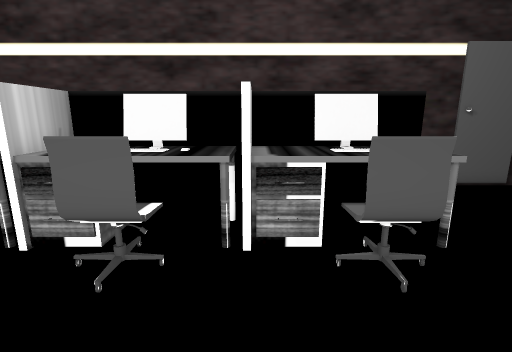
View 1 (above)

19 first-person views from a walk through a scene from a Unity 3-D project. The camera is 1.5 m above the floor, tilts 12° down and sees 85° across. The floor is counted in squares, 0.5 m on a side. Each view is taken from the middle of a square. On the plan, view 1 faces up. The plan holds only what a view shows up to about 20 squares ahead; the rest is blank. The place goes on beyond the plan. The player is left out. Some animated figures are not drawn.

View 2
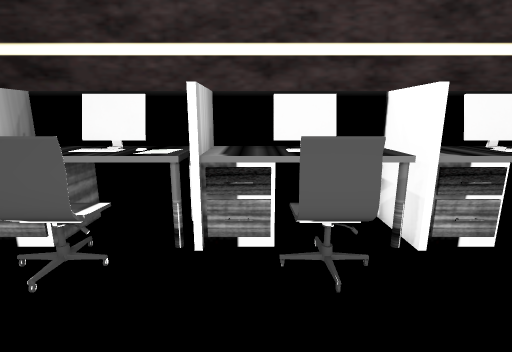

View 3
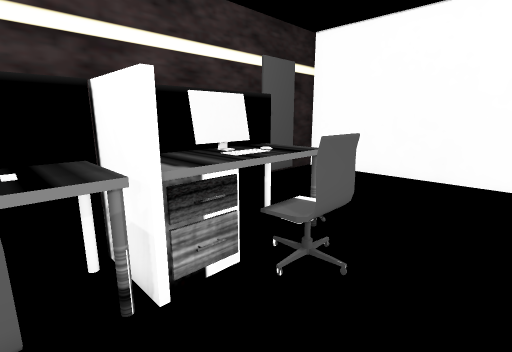

View 4
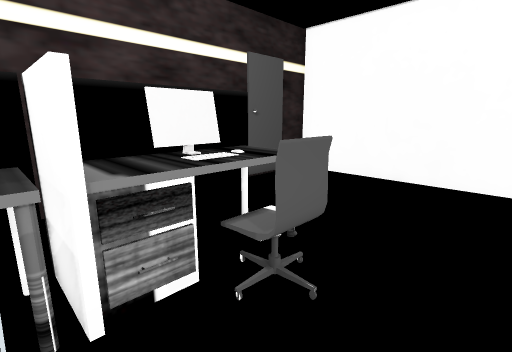

View 5
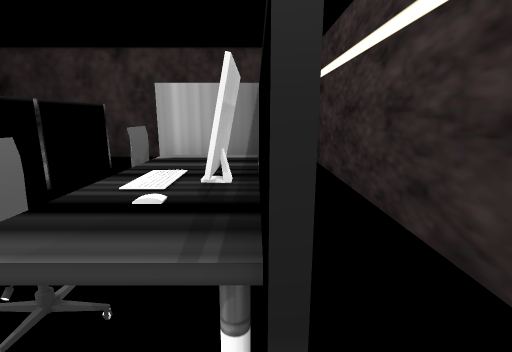

View 6
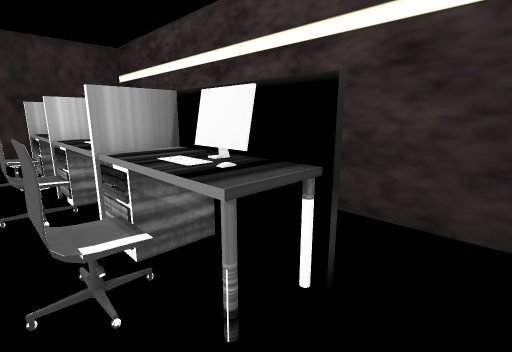

View 7
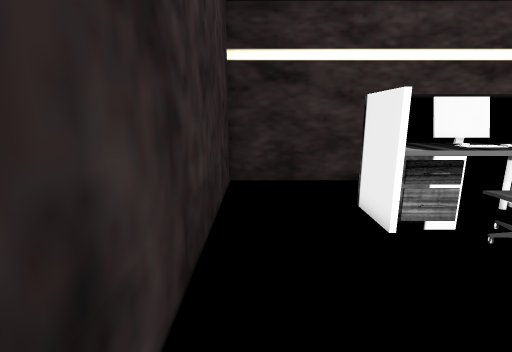

View 8
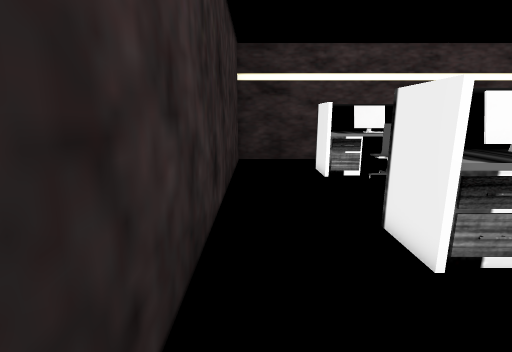

View 9
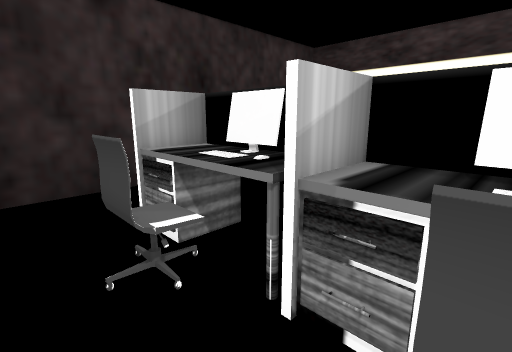

View 10
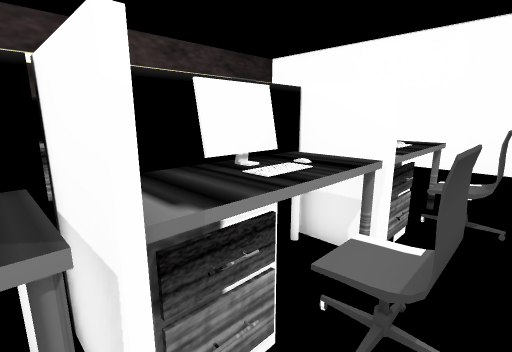

View 11
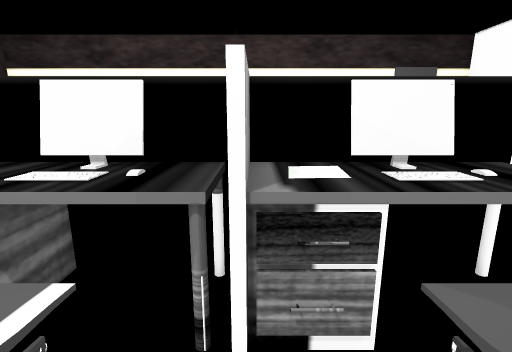

View 12
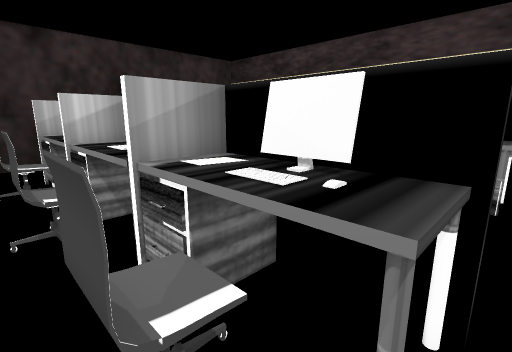

View 13
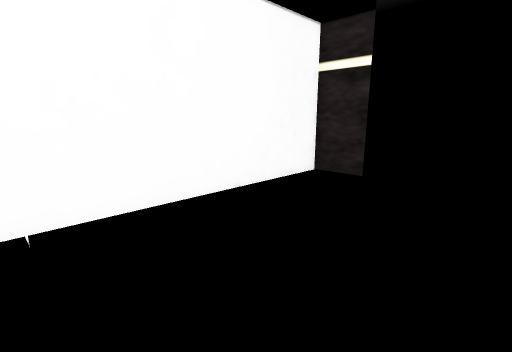

View 14
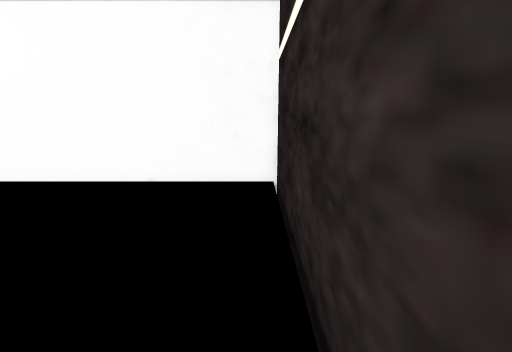

View 15
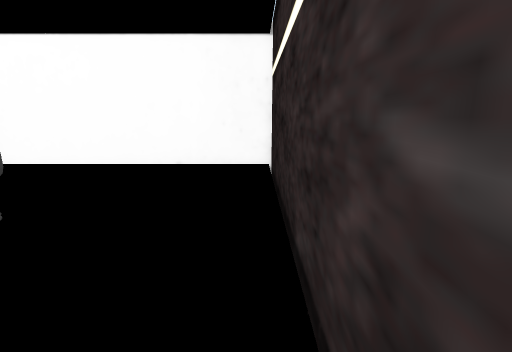

View 16
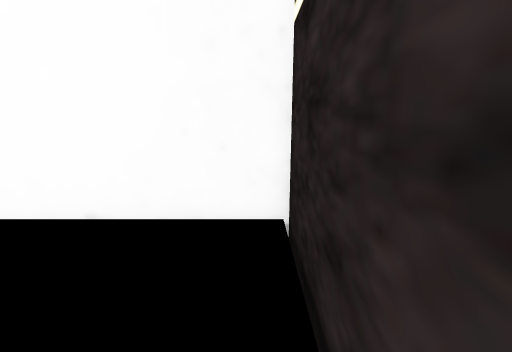

View 17
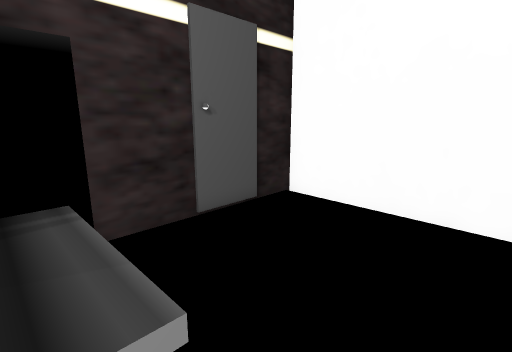

View 18
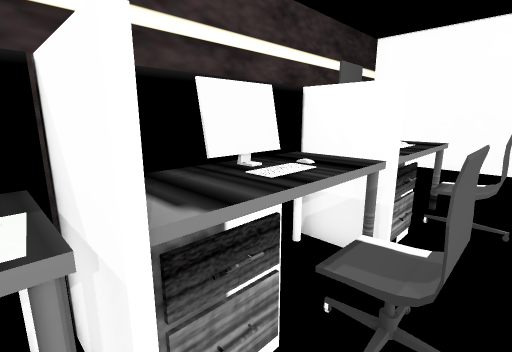

View 19
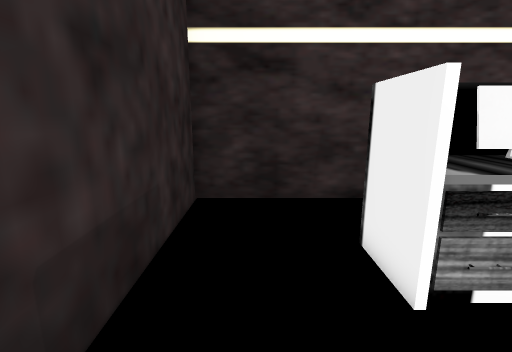

### Floor plan
Key: @ floor where view 1 was taken; # wall or solid block; . floor; = window, fence, low wall or low ledge; ^ raised ledge; C computer; H chair; O other object.
Columns run from 15 left of view 1 to 13 right of it. Each row starts with its distance up from view 1.
 12 #############################
 11 #                           #
 10 #                           #
  9 #                           #
  8 #    ###############..      #
  7 #    ^^CCO^^CC^#^##^.       #
  6 #   #^^#^O^^##^^^##^.       #
  5 #      HH  .HH  .HH.        #
  4 #      HH.  HH   HH   .     #
  3 #                           #
  2 # .          ..             #
  1 #                  .        #
  0 #          .   @            #
 -1 #.  ################.       #
 -2 #   #^^CC^^^CC^#O##^.       #
 -3 #   #^^#H^^^#H^#=#H^.       #
 -4 #     .HH  .HH. .HH         #
 -5 #      HH.  HH   HH .       #
 -6 #           .  .            #
 -7 #                           #
 -8  .                          #
 -9                             #
-10                             #
-11                             #
-12           .    .    .       #
-13            ##################

Where each view was taken, in squares from view 1:
view 1: 0 up, 0 right, facing up
view 2: 0 up, 4 left, facing up
view 3: 2 up, 2 left, facing up-right
view 4: 2 up, 1 left, facing up-right
view 5: 8 up, 6 right, facing left
view 6: 4 up, 7 right, facing up-left
view 7: 1 down, 14 left, facing up
view 8: 8 down, 14 left, facing up
view 9: 6 down, 3 left, facing up-left
view 10: 5 down, 6 left, facing up-right
view 11: 6 down, 0 right, facing up
view 12: 5 down, 5 right, facing up-left
view 13: 1 up, 4 right, facing down-right
view 14: 12 down, 0 right, facing right
view 15: 12 down, 5 left, facing right
view 16: 12 down, 5 right, facing right
view 17: 5 up, 4 right, facing up-right
view 18: 4 up, 6 left, facing up-right
view 19: 2 up, 13 left, facing up
